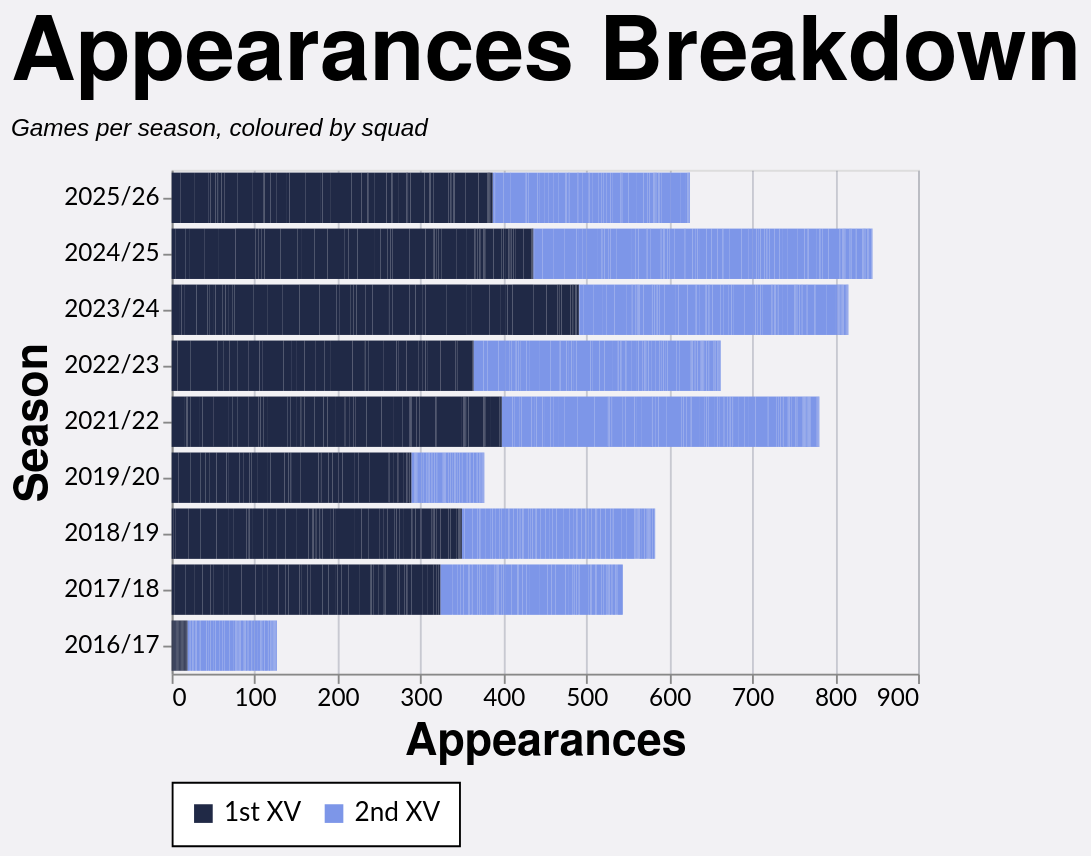

Describe this chart as a Vega-Lite specification.
### Vega-Lite specification from a JSON file in a GitHub repository (floating-point values rounded to 4 significant figures; data arrays with more than 128 entries replaced by an {"elided": "..."} marker saying what was removed)
{"config": {"axis": {"labelFont": "Lato, sans-serif", "titleFont": "PT Sans Narrow, Helvetica Neue, Helvetica, Arial, sans-serif", "labelFontSize": 13, "titleFontSize": 24, "gridColor": "#202947", "gridOpacity": 0.2}, "header": {"labelFont": "PT Sans Narrow, Helvetica Neue, Helvetica, Arial, sans-serif", "titleFont": "PT Sans Narrow, Helvetica Neue, Helvetica, Arial, sans-serif", "labelFontSize": 24, "titleFontSize": 28, "labelFontWeight": "bold", "orient": "left"}, "legend": {"labelFont": "Lato, sans-serif", "titleFont": "PT Sans Narrow, Helvetica Neue, Helvetica, Arial, sans-serif", "labelFontSize": 14, "titleFontSize": 16, "titlePadding": 5, "fillColor": "white", "strokeColor": "black", "padding": 10, "titleFontWeight": "lighter", "titleFontStyle": "italic", "titleColor": "gray", "offset": 10}, "title": {"font": "PT Sans Narrow, Helvetica Neue, Helvetica, Arial, sans-serif", "fontSize": 48, "fontWeight": "bold", "anchor": "start", "align": "center", "titlePadding": 20, "subtitlePadding": 10, "subtitleFontSize": 13, "subtitleColor": "", "subtitleFontStyle": "italic", "offset": 15, "color": "black"}, "axisX": {"labelAngle": 0}, "facet": {"title": null, "header": null, "align": {"row": "each", "column": "each"}}, "resolve": {"scale": {"y": "independent", "facet": "independent"}}, "background": "#f2f1f4"}, "data": {"name": "data-d4d012dba8a64a07aec4930bbb846a41"}, "mark": {"type": "bar"}, "encoding": {"color": {"field": "color_value", "legend": {"orient": "bottom", "title": null}, "scale": {"domain": ["1st XV", "2nd XV"], "range": ["#202946", "#7d96e8"]}, "sort": {"field": "sum(apps)", "op": "sum", "order": "descending"}, "type": "nominal"}, "tooltip": [{"field": "player", "title": "Player", "type": "nominal"}, {"field": "season", "title": "Season", "type": "nominal"}, {"field": "color_value", "title": "Group", "type": "nominal"}, {"aggregate": "sum", "field": "apps", "title": "Appearances", "type": "quantitative"}], "x": {"aggregate": "sum", "field": "apps", "title": "Appearances", "type": "quantitative"}, "y": {"field": "season", "sort": {"field": "season_sort", "op": "max", "order": "descending"}, "title": "Season", "type": "nominal"}}, "height": {"step": 30}, "title": {"text": "Appearances Breakdown", "subtitle": "Games per season, coloured by squad"}, "width": 400, "$schema": "https://vega.github.io/schema/vega-lite/v5.20.1.json", "datasets": {"data-d4d012dba8a64a07aec4930bbb846a41": {"elided": "2507 records"}}}
